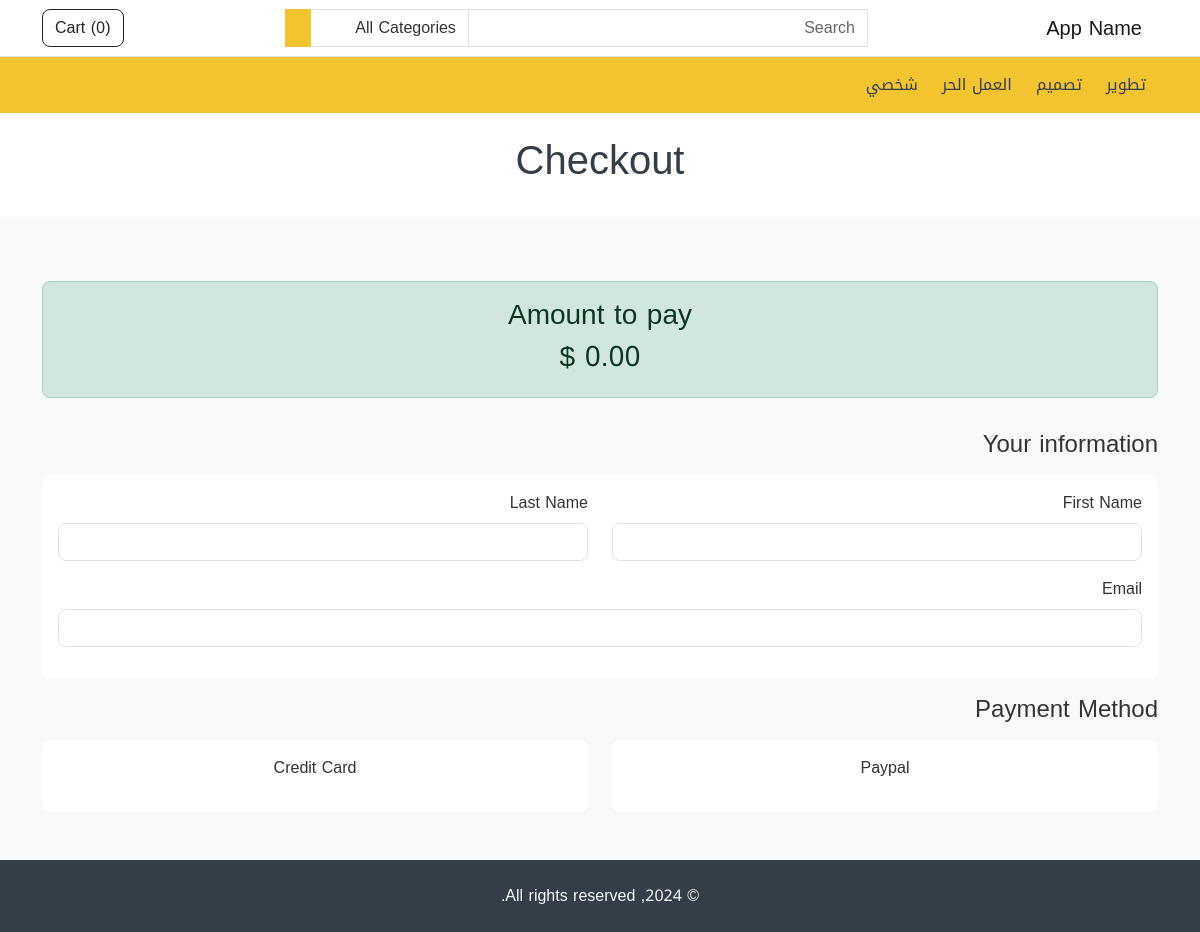
Page /checkout on the committed database.
### store/models.py (models this page shows, shortened)
class Category(models.Model):
    name = models.CharField(max_length=255, unique=True)
    featured = models.BooleanField(default=False)
    order = models.IntegerField(default=1)
    created_at = models.DateTimeField(auto_now_add=True)
    updated_at = models.DateTimeField(auto_now=True)

### store/views.py (the view)
# urls.py: path('checkout', views.checkout, name='store.checkout'),
def checkout(request):
    return render(
        request, 'checkout.html'
    )

### store/custom_context_processor.py (called while the page is built)
def store_website(request):
    cart = Cart.objects.filter(session=request.session.session_key).last()
    cart_total = 0
    cart_products = []
    if cart:
        cart_products = Product.objects.filter(pk__in=cart.items)
        for item in cart_products:
            cart_total += item.price
    categories = Category.objects.order_by('order')
    return {
        'categories': categories,
        'cart_products': cart_products,
        'cart_total': cart_total
    }

### store/templatetags/my_filters.py (called while the page is built)
def currency(amount):
    return '{:.2f}'.format(amount) + ' $'

### store/templates/checkout.html (shortened to what this page needs)
{% extends 'base.html' %}
{% load i18n my_filters %}
{% block content %}
    {% include 'common/page_title.html' with title='Checkout' %}
      <div class="container my-5">
        <div class="row bd-highlight">
          <div class="col-md-12">
            <h4 class="my-3 text-center">
              <div class="alert alert-success py-3">
                <h3 class="text-center">{% trans 'Amount to pay' %}</h3>
                <h3 class="text-center">{{ cart_total|currency}}</h3>
              </div>
            </h4>
          </div>
          <div class="col-12">
            <h4 class="my-3">{% trans 'Your information' %}</h4>
            <div class="card">
              <div class="card-body">
                <form id="form-user-info">
                  <div class="row">
                    <div class="col-md-6">
                      <div class="mb-3">
                        <label for="firstNameInput" class="form-label"
                          >{% trans 'First Name' %}</label
                        >
                        <input
                          type="text"
                          class="form-control"
                          id="firstNameInput"
                          name="first_name"
                          required
                        />
                      </div>
                    </div>
                    <div class="col-md-6">
                      <div class="mb-3">
                        <label for="lastNameInput" class="form-label"
                          >{% trans 'Last Name' %}</label
                        >
                        <input
                          type="text"
                          class="form-control"
                          id="lastNameInput"
                          name="last_name"
                          required
                        />
                      </div>
                    </div>
                  </div>
                  <div class="mb-3">
                    <label for="emailInput" class="form-label"
                      >{% trans 'Email' %}</label
                    >
                    <input
                      type="email"
                      class="form-control"
                      id="emailInput"
                      name="email"
                      required
                    />
                  </div>
                </form>
              </div>
            </div>
            <h4 class="my-3">{% trans 'Payment Method' %}</h4>
            <div class="row">
              <div class="col-md-6">
                <div id="pm-paypal" class="card" role="button">
                  <div class="card-body text-center">
                    <p>{% trans 'Paypal' %}</p>
                  </div>
                </div>
              </div>
              <div id="pm-stripe" class="col-md-6">
                <div class="card" role="button" onclick="createStripeSession()">
                  <div class="card-body text-center">
                    <p>{% trans 'Credit Card' %}
                    </p>
                  </div>
                </div>
              </div>
            </div>
          </div>
        </div>
      </div>
{% endblock  %}

### store/templates/partials/header.html (shortened to what this page needs)
{% load i18n %}
<nav class="navbar navbar-expand-lg navbar-light bg-white border-bottom">
      <div class="container">
        <a class="navbar-brand" href="/">
            {% trans 'App Name' %}
        </a>
        <div class="collapse navbar-collapse mt-2 mt-lg-0" id="navbarSupportedContent">
          {% include 'partials/header_search.html' %}
          <ul class="navbar-nav my-2 my-lg-0">
            <li class="nav-item">
              <a href="{% url 'store.cart' %}" class="btn btn-outline-dark" type="button">
                {% trans 'Cart' %} (<span id="cart-items-count">{{ cart_products|length }}</span>)
              </a>
            </li>
          </ul>
        </div>
      </div>
    </nav>
    <nav class="navbar navbar-expand-lg navbar-light bg-primary">
      <div class="container">
        <div
          class="collapse navbar-collapse mt-2 mt-lg-0" id="navbarSupportedContent">
          <ul class="navbar-nav my-2 my-lg-0">
            {% for category in categories %}
              <li class="nav-item">
                <a class="nav-link mx-1" href="{% url 'store.category' category.id %}" role="button">
                  {{ category.name }}
                </a>
              </li>
            {% endfor %}
          </ul>
        </div>
      </div>
    </nav>

### rows in the picture
Category: name "تطوير"
Category: name "تصميم"
Category: name "العمل الحر"
Category: name "شخصي"

### other values in the picture
{{ cart_products|length }} "0"
{{ cart_total|currency }} "0.00 $"
